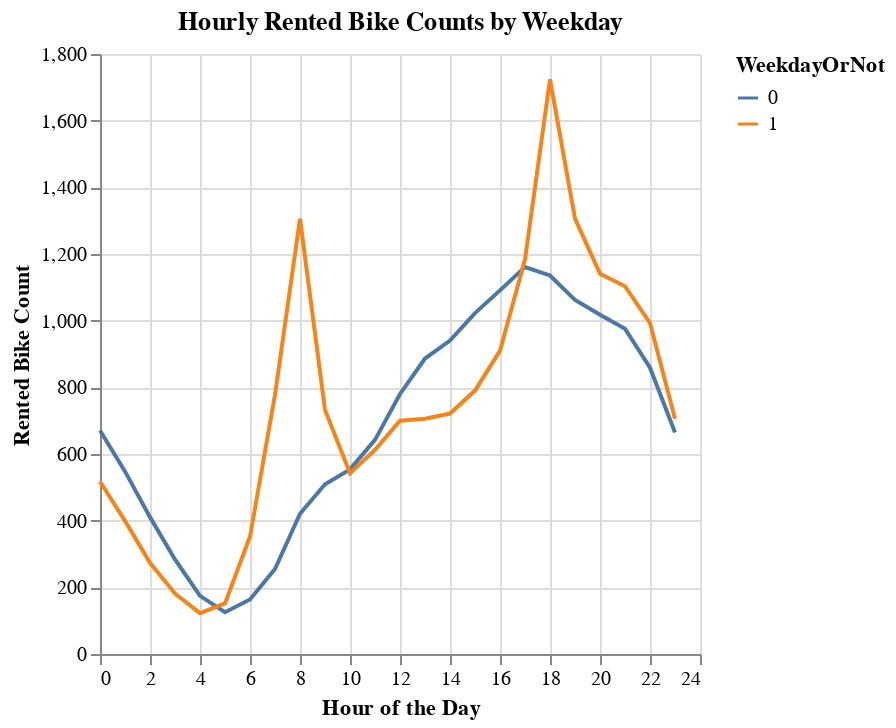

The code cell stored with this chart in its notebook:
### Code cell
FunctionBike = seoulBike[seoulBike["Functioning Day"] == "Yes"]
hours_bike = FunctionBike.groupby(["Hour","WeekdayOrNot"]).mean().reset_index()
hours_bike["WeekdayOrNot"] = hours_bike["WeekdayOrNot"].astype('category')
hours_bike.head()

hour_plot_work = alt.Chart(hours_bike).mark_line().encode(
    alt.X("Hour", title="Hour of the Day"),
    alt.Y("Rented Bike Count", title="Rented Bike Count"),
    color=alt.Color("WeekdayOrNot", legend=alt.Legend(title="WeekdayOrNot"), scale=alt.Scale(scheme='tableau10'))
).properties(
    title="Hourly Rented Bike Counts by Weekday"
)

hour_plot_work.display()

### Figure 1 — Vega specification as saved in the notebook (floating-point values rounded to 4 significant figures)
{"$schema": "https://vega.github.io/schema/vega/v5.json", "data": [{"name": "data-a2bbe73115e31e35d54aa77b17f08387"}, {"name": "data_0", "values": [{"Hour": 0, "WeekdayOrNot": 0, "Month": 6.495, "Weekday": 5.505, "Rented Bike Count": 670.5, "Temperature(°C)": 11.32, "Humidity(%)": 63.82, "Wind speed (m/s)": 1.463, "Visibility (10m)": 1415.0, "Dew point temperature(°C)": 4.309, "Solar Radiation (MJ/m2)": 0.0, "Rainfall(mm)": 0.006931, "Snowfall (cm)": 0.03465}, {"Hour": 0, "WeekdayOrNot": 1, "Month": 6.406, "Weekday": 2.0, "Rented Bike Count": 517.6, "Temperature(°C)": 11.09, "Humidity(%)": 65.2, "Wind speed (m/s)": 1.455, "Visibility (10m)": 1428.0, "Dew point temperature(°C)": 4.397, "Solar Radiation (MJ/m2)": 0.0, "Rainfall(mm)": 0.1327, "Snowfall (cm)": 0.0757}, {"Hour": 1, "WeekdayOrNot": 0, "Month": 6.495, "Weekday": 5.505, "Rented Bike Count": 547.8, "Temperature(°C)": 10.97, "Humidity(%)": 65.12, "Wind speed (m/s)": 1.262, "Visibility (10m)": 1379.0, "Dew point temperature(°C)": 4.294, "Solar Radiation (MJ/m2)": 0.0, "Rainfall(mm)": 0.006931, "Snowfall (cm)": 0.03762}, {"Hour": 1, "WeekdayOrNot": 1, "Month": 6.406, "Weekday": 2.0, "Rented Bike Count": 399.3, "Temperature(°C)": 10.73, "Humidity(%)": 66.31, "Wind speed (m/s)": 1.294, "Visibility (10m)": 1415.0, "Dew point temperature(°C)": 4.316, "Solar Radiation (MJ/m2)": 0.0, "Rainfall(mm)": 0.08367, "Snowfall (cm)": 0.09203}, {"Hour": 2, "WeekdayOrNot": 0, "Month": 6.495, "Weekday": 5.505, "Rented Bike Count": 410.6, "Temperature(°C)": 10.6, "Humidity(%)": 66.53, "Wind speed (m/s)": 1.272, "Visibility (10m)": 1336.0, "Dew point temperature(°C)": 4.246, "Solar Radiation (MJ/m2)": 0.0, "Rainfall(mm)": 0.005941, "Snowfall (cm)": 0.04356}, {"Hour": 2, "WeekdayOrNot": 1, "Month": 6.406, "Weekday": 2.0, "Rented Bike Count": 273.4, "Temperature(°C)": 10.42, "Humidity(%)": 67.29, "Wind speed (m/s)": 1.192, "Visibility (10m)": 1386.0, "Dew point temperature(°C)": 4.274, "Solar Radiation (MJ/m2)": 0.0, "Rainfall(mm)": 0.1327, "Snowfall (cm)": 0.09363}, {"Hour": 3, "WeekdayOrNot": 0, "Month": 6.495, "Weekday": 5.505, "Rented Bike Count": 283.7, "Temperature(°C)": 10.28, "Humidity(%)": 67.3, "Wind speed (m/s)": 1.148, "Visibility (10m)": 1316.0, "Dew point temperature(°C)": 4.1, "Solar Radiation (MJ/m2)": 0.0, "Rainfall(mm)": 0.03861, "Snowfall (cm)": 0.04356}, {"Hour": 3, "WeekdayOrNot": 1, "Month": 6.406, "Weekday": 2.0, "Rented Bike Count": 181.5, "Temperature(°C)": 10.13, "Humidity(%)": 68.14, "Wind speed (m/s)": 1.211, "Visibility (10m)": 1362.0, "Dew point temperature(°C)": 4.29, "Solar Radiation (MJ/m2)": 0.0, "Rainfall(mm)": 0.188, "Snowfall (cm)": 0.09402}, {"Hour": 4, "WeekdayOrNot": 0, "Month": 6.495, "Weekday": 5.505, "Rented Bike Count": 174.5, "Temperature(°C)": 10.0, "Humidity(%)": 68.18, "Wind speed (m/s)": 1.175, "Visibility (10m)": 1295.0, "Dew point temperature(°C)": 4.065, "Solar Radiation (MJ/m2)": 0.0, "Rainfall(mm)": 0.02772, "Snowfall (cm)": 0.04257}, {"Hour": 4, "WeekdayOrNot": 1, "Month": 6.406, "Weekday": 2.0, "Rented Bike Count": 122.6, "Temperature(°C)": 9.878, "Humidity(%)": 68.61, "Wind speed (m/s)": 1.237, "Visibility (10m)": 1351.0, "Dew point temperature(°C)": 4.18, "Solar Radiation (MJ/m2)": 0.0, "Rainfall(mm)": 0.2052, "Snowfall (cm)": 0.09402}, {"Hour": 5, "WeekdayOrNot": 0, "Month": 6.495, "Weekday": 5.505, "Rented Bike Count": 125.4, "Temperature(°C)": 9.751, "Humidity(%)": 68.61, "Wind speed (m/s)": 1.141, "Visibility (10m)": 1267.0, "Dew point temperature(°C)": 4.049, "Solar Radiation (MJ/m2)": 0.0, "Rainfall(mm)": 0.08515, "Snowfall (cm)": 0.0495}, {"Hour": 5, "WeekdayOrNot": 1, "Month": 6.406, "Weekday": 2.0, "Rented Bike Count": 151.8, "Temperature(°C)": 9.619, "Humidity(%)": 69.54, "Wind speed (m/s)": 1.133, "Visibility (10m)": 1361.0, "Dew point temperature(°C)": 4.172, "Solar Radiation (MJ/m2)": 0.0, "Rainfall(mm)": 0.06454, "Snowfall (cm)": 0.09402}, {"Hour": 6, "WeekdayOrNot": 0, "Month": 6.495, "Weekday": 5.505, "Rented Bike Count": 163.7, "Temperature(°C)": 9.507, "Humidity(%)": 70.17, "Wind speed (m/s)": 1.109, "Visibility (10m)": 1246.0, "Dew point temperature(°C)": 4.013, "Solar Radiation (MJ/m2)": 0.006535, "Rainfall(mm)": 0.1059, "Snowfall (cm)": 0.06931}, {"Hour": 6, "WeekdayOrNot": 1, "Month": 6.406, "Weekday": 2.0, "Rented Bike Count": 352.3, "Temperature(°C)": 9.427, "Humidity(%)": 69.83, "Wind speed (m/s)": 1.126, "Visibility (10m)": 1339.0, "Dew point temperature(°C)": 4.051, "Solar Radiation (MJ/m2)": 0.006574, "Rainfall(mm)": 0.1578, "Snowfall (cm)": 0.09602}, {"Hour": 7, "WeekdayOrNot": 0, "Month": 6.529, "Weekday": 5.5, "Rented Bike Count": 255.1, "Temperature(°C)": 9.562, "Humidity(%)": 69.22, "Wind speed (m/s)": 1.156, "Visibility (10m)": 1194.0, "Dew point temperature(°C)": 4.114, "Solar Radiation (MJ/m2)": 0.1004, "Rainfall(mm)": 0.1471, "Snowfall (cm)": 0.09412}, {"Hour": 7, "WeekdayOrNot": 1, "Month": 6.406, "Weekday": 2.0, "Rented Bike Count": 777.6, "Temperature(°C)": 9.467, "Humidity(%)": 68.89, "Wind speed (m/s)": 1.204, "Visibility (10m)": 1334.0, "Dew point temperature(°C)": 3.819, "Solar Radiation (MJ/m2)": 0.09327, "Rainfall(mm)": 0.1434, "Snowfall (cm)": 0.09681}, {"Hour": 8, "WeekdayOrNot": 0, "Month": 6.529, "Weekday": 5.5, "Rented Bike Count": 420.8, "Temperature(°C)": 10.18, "Humidity(%)": 66.62, "Wind speed (m/s)": 1.21, "Visibility (10m)": 1205.0, "Dew point temperature(°C)": 3.826, "Solar Radiation (MJ/m2)": 0.3759, "Rainfall(mm)": 0.1529, "Snowfall (cm)": 0.1235}, {"Hour": 8, "WeekdayOrNot": 1, "Month": 6.406, "Weekday": 2.0, "Rented Bike Count": 1306.0, "Temperature(°C)": 10.05, "Humidity(%)": 65.9, "Wind speed (m/s)": 1.312, "Visibility (10m)": 1359.0, "Dew point temperature(°C)": 3.597, "Solar Radiation (MJ/m2)": 0.3459, "Rainfall(mm)": 0.1737, "Snowfall (cm)": 0.09522}, {"Hour": 9, "WeekdayOrNot": 0, "Month": 6.529, "Weekday": 5.5, "Rented Bike Count": 509.3, "Temperature(°C)": 11.44, "Humidity(%)": 61.07, "Wind speed (m/s)": 1.483, "Visibility (10m)": 1236.0, "Dew point temperature(°C)": 3.56, "Solar Radiation (MJ/m2)": 0.8193, "Rainfall(mm)": 0.348, "Snowfall (cm)": 0.1578}, {"Hour": 9, "WeekdayOrNot": 1, "Month": 6.406, "Weekday": 2.0, "Rented Bike Count": 732.4, "Temperature(°C)": 11.19, "Humidity(%)": 60.11, "Wind speed (m/s)": 1.466, "Visibility (10m)": 1364.0, "Dew point temperature(°C)": 3.256, "Solar Radiation (MJ/m2)": 0.7427, "Rainfall(mm)": 0.2629, "Snowfall (cm)": 0.1016}, {"Hour": 10, "WeekdayOrNot": 0, "Month": 6.529, "Weekday": 5.5, "Rented Bike Count": 553.9, "Temperature(°C)": 12.95, "Humidity(%)": 56.07, "Wind speed (m/s)": 1.576, "Visibility (10m)": 1288.0, "Dew point temperature(°C)": 3.522, "Solar Radiation (MJ/m2)": 1.257, "Rainfall(mm)": 0.2333, "Snowfall (cm)": 0.1735}, {"Hour": 10, "WeekdayOrNot": 1, "Month": 6.406, "Weekday": 2.0, "Rented Bike Count": 542.5, "Temperature(°C)": 12.72, "Humidity(%)": 54.59, "Wind speed (m/s)": 1.705, "Visibility (10m)": 1406.0, "Dew point temperature(°C)": 3.186, "Solar Radiation (MJ/m2)": 1.206, "Rainfall(mm)": 0.1016, "Snowfall (cm)": 0.1008}, {"Hour": 11, "WeekdayOrNot": 0, "Month": 6.529, "Weekday": 5.5, "Rented Bike Count": 642.4, "Temperature(°C)": 14.41, "Humidity(%)": 51.4, "Wind speed (m/s)": 1.817, "Visibility (10m)": 1344.0, "Dew point temperature(°C)": 3.525, "Solar Radiation (MJ/m2)": 1.616, "Rainfall(mm)": 0.2892, "Snowfall (cm)": 0.1686}, {"Hour": 11, "WeekdayOrNot": 1, "Month": 6.406, "Weekday": 2.0, "Rented Bike Count": 612.7, "Temperature(°C)": 14.09, "Humidity(%)": 50.26, "Wind speed (m/s)": 1.954, "Visibility (10m)": 1457.0, "Dew point temperature(°C)": 3.158, "Solar Radiation (MJ/m2)": 1.566, "Rainfall(mm)": 0.1271, "Snowfall (cm)": 0.09402}, {"Hour": 12, "WeekdayOrNot": 0, "Month": 6.529, "Weekday": 5.5, "Rented Bike Count": 780.1, "Temperature(°C)": 15.6, "Humidity(%)": 47.57, "Wind speed (m/s)": 2.023, "Visibility (10m)": 1416.0, "Dew point temperature(°C)": 3.458, "Solar Radiation (MJ/m2)": 1.851, "Rainfall(mm)": 0.3078, "Snowfall (cm)": 0.1373}, {"Hour": 12, "WeekdayOrNot": 1, "Month": 6.406, "Weekday": 2.0, "Rented Bike Count": 700.1, "Temperature(°C)": 15.23, "Humidity(%)": 47.52, "Wind speed (m/s)": 2.119, "Visibility (10m)": 1495.0, "Dew point temperature(°C)": 3.293, "Solar Radiation (MJ/m2)": 1.799, "Rainfall(mm)": 0.1438, "Snowfall (cm)": 0.08526}, {"Hour": 13, "WeekdayOrNot": 0, "Month": 6.529, "Weekday": 5.5, "Rented Bike Count": 886.5, "Temperature(°C)": 16.45, "Humidity(%)": 44.54, "Wind speed (m/s)": 2.188, "Visibility (10m)": 1497.0, "Dew point temperature(°C)": 3.093, "Solar Radiation (MJ/m2)": 1.941, "Rainfall(mm)": 0.1029, "Snowfall (cm)": 0.1069}, {"Hour": 13, "WeekdayOrNot": 1, "Month": 6.406, "Weekday": 2.0, "Rented Bike Count": 706.0, "Temperature(°C)": 16.0, "Humidity(%)": 45.51, "Wind speed (m/s)": 2.3, "Visibility (10m)": 1489.0, "Dew point temperature(°C)": 3.297, "Solar Radiation (MJ/m2)": 1.864, "Rainfall(mm)": 0.2928, "Snowfall (cm)": 0.0749}, {"Hour": 14, "WeekdayOrNot": 0, "Month": 6.529, "Weekday": 5.5, "Rented Bike Count": 940.2, "Temperature(°C)": 17.03, "Humidity(%)": 43.07, "Wind speed (m/s)": 2.299, "Visibility (10m)": 1531.0, "Dew point temperature(°C)": 3.075, "Solar Radiation (MJ/m2)": 1.875, "Rainfall(mm)": 0.03725, "Snowfall (cm)": 0.07745}, {"Hour": 14, "WeekdayOrNot": 1, "Month": 6.406, "Weekday": 2.0, "Rented Bike Count": 721.4, "Temperature(°C)": 16.56, "Humidity(%)": 44.32, "Wind speed (m/s)": 2.388, "Visibility (10m)": 1503.0, "Dew point temperature(°C)": 3.337, "Solar Radiation (MJ/m2)": 1.749, "Rainfall(mm)": 0.08964, "Snowfall (cm)": 0.06335}, {"Hour": 15, "WeekdayOrNot": 0, "Month": 6.529, "Weekday": 5.5, "Rented Bike Count": 1023.0, "Temperature(°C)": 17.26, "Humidity(%)": 42.55, "Wind speed (m/s)": 2.484, "Visibility (10m)": 1553.0, "Dew point temperature(°C)": 3.125, "Solar Radiation (MJ/m2)": 1.618, "Rainfall(mm)": 0.1961, "Snowfall (cm)": 0.06078}, {"Hour": 15, "WeekdayOrNot": 1, "Month": 6.406, "Weekday": 2.0, "Rented Bike Count": 790.2, "Temperature(°C)": 16.78, "Humidity(%)": 44.1, "Wind speed (m/s)": 2.488, "Visibility (10m)": 1532.0, "Dew point temperature(°C)": 3.487, "Solar Radiation (MJ/m2)": 1.537, "Rainfall(mm)": 0.112, "Snowfall (cm)": 0.05179}, {"Hour": 16, "WeekdayOrNot": 0, "Month": 6.529, "Weekday": 5.5, "Rented Bike Count": 1091.0, "Temperature(°C)": 17.08, "Humidity(%)": 43.32, "Wind speed (m/s)": 2.463, "Visibility (10m)": 1581.0, "Dew point temperature(°C)": 3.199, "Solar Radiation (MJ/m2)": 1.224, "Rainfall(mm)": 0.02549, "Snowfall (cm)": 0.04804}, {"Hour": 16, "WeekdayOrNot": 1, "Month": 6.406, "Weekday": 2.0, "Rented Bike Count": 910.0, "Temperature(°C)": 16.64, "Humidity(%)": 45.3, "Wind speed (m/s)": 2.502, "Visibility (10m)": 1528.0, "Dew point temperature(°C)": 3.777, "Solar Radiation (MJ/m2)": 1.203, "Rainfall(mm)": 0.06733, "Snowfall (cm)": 0.04701}, {"Hour": 17, "WeekdayOrNot": 0, "Month": 6.529, "Weekday": 5.5, "Rented Bike Count": 1161.0, "Temperature(°C)": 16.45, "Humidity(%)": 45.94, "Wind speed (m/s)": 2.399, "Visibility (10m)": 1592.0, "Dew point temperature(°C)": 3.527, "Solar Radiation (MJ/m2)": 0.8221, "Rainfall(mm)": 0.06471, "Snowfall (cm)": 0.04216}, {"Hour": 17, "WeekdayOrNot": 1, "Month": 6.406, "Weekday": 2.0, "Rented Bike Count": 1184.0, "Temperature(°C)": 16.01, "Humidity(%)": 48.15, "Wind speed (m/s)": 2.475, "Visibility (10m)": 1536.0, "Dew point temperature(°C)": 4.156, "Solar Radiation (MJ/m2)": 0.7862, "Rainfall(mm)": 0.1474, "Snowfall (cm)": 0.0506}, {"Hour": 18, "WeekdayOrNot": 0, "Month": 6.529, "Weekday": 5.5, "Rented Bike Count": 1136.0, "Temperature(°C)": 15.52, "Humidity(%)": 49.43, "Wind speed (m/s)": 2.204, "Visibility (10m)": 1598.0, "Dew point temperature(°C)": 3.885, "Solar Radiation (MJ/m2)": 0.4106, "Rainfall(mm)": 0.0902, "Snowfall (cm)": 0.03824}, {"Hour": 18, "WeekdayOrNot": 1, "Month": 6.406, "Weekday": 2.0, "Rented Bike Count": 1724.0, "Temperature(°C)": 15.06, "Humidity(%)": 51.45, "Wind speed (m/s)": 2.258, "Visibility (10m)": 1549.0, "Dew point temperature(°C)": 4.364, "Solar Radiation (MJ/m2)": 0.3905, "Rainfall(mm)": 0.3474, "Snowfall (cm)": 0.05976}, {"Hour": 19, "WeekdayOrNot": 0, "Month": 6.529, "Weekday": 5.5, "Rented Bike Count": 1062.0, "Temperature(°C)": 14.43, "Humidity(%)": 53.63, "Wind speed (m/s)": 2.052, "Visibility (10m)": 1566.0, "Dew point temperature(°C)": 4.309, "Solar Radiation (MJ/m2)": 0.133, "Rainfall(mm)": 0.1373, "Snowfall (cm)": 0.03627}, {"Hour": 19, "WeekdayOrNot": 1, "Month": 6.406, "Weekday": 2.0, "Rented Bike Count": 1306.0, "Temperature(°C)": 14.08, "Humidity(%)": 55.07, "Wind speed (m/s)": 2.086, "Visibility (10m)": 1549.0, "Dew point temperature(°C)": 4.517, "Solar Radiation (MJ/m2)": 0.1331, "Rainfall(mm)": 0.1056, "Snowfall (cm)": 0.06853}, {"Hour": 20, "WeekdayOrNot": 0, "Month": 6.529, "Weekday": 5.5, "Rented Bike Count": 1017.0, "Temperature(°C)": 13.49, "Humidity(%)": 56.77, "Wind speed (m/s)": 1.891, "Visibility (10m)": 1531.0, "Dew point temperature(°C)": 4.402, "Solar Radiation (MJ/m2)": 0.01441, "Rainfall(mm)": 0.1265, "Snowfall (cm)": 0.03627}, {"Hour": 20, "WeekdayOrNot": 1, "Month": 6.406, "Weekday": 2.0, "Rented Bike Count": 1141.0, "Temperature(°C)": 13.2, "Humidity(%)": 57.96, "Wind speed (m/s)": 1.957, "Visibility (10m)": 1524.0, "Dew point temperature(°C)": 4.582, "Solar Radiation (MJ/m2)": 0.01382, "Rainfall(mm)": 0.3171, "Snowfall (cm)": 0.07251}, {"Hour": 21, "WeekdayOrNot": 0, "Month": 6.529, "Weekday": 5.5, "Rented Bike Count": 975.9, "Temperature(°C)": 12.83, "Humidity(%)": 59.07, "Wind speed (m/s)": 1.644, "Visibility (10m)": 1502.0, "Dew point temperature(°C)": 4.43, "Solar Radiation (MJ/m2)": 0.0, "Rainfall(mm)": 0.08627, "Snowfall (cm)": 0.03529}, {"Hour": 21, "WeekdayOrNot": 1, "Month": 6.406, "Weekday": 2.0, "Rented Bike Count": 1103.0, "Temperature(°C)": 12.57, "Humidity(%)": 60.45, "Wind speed (m/s)": 1.794, "Visibility (10m)": 1493.0, "Dew point temperature(°C)": 4.649, "Solar Radiation (MJ/m2)": 0.0, "Rainfall(mm)": 0.3219, "Snowfall (cm)": 0.07291}, {"Hour": 22, "WeekdayOrNot": 0, "Month": 6.529, "Weekday": 5.5, "Rented Bike Count": 858.7, "Temperature(°C)": 12.32, "Humidity(%)": 61.03, "Wind speed (m/s)": 1.532, "Visibility (10m)": 1491.0, "Dew point temperature(°C)": 4.492, "Solar Radiation (MJ/m2)": 0.0, "Rainfall(mm)": 0.101, "Snowfall (cm)": 0.03529}, {"Hour": 22, "WeekdayOrNot": 1, "Month": 6.406, "Weekday": 2.0, "Rented Bike Count": 993.0, "Temperature(°C)": 12.02, "Humidity(%)": 62.29, "Wind speed (m/s)": 1.62, "Visibility (10m)": 1466.0, "Dew point temperature(°C)": 4.624, "Solar Radiation (MJ/m2)": 0.0, "Rainfall(mm)": 0.07769, "Snowfall (cm)": 0.07251}, {"Hour": 23, "WeekdayOrNot": 0, "Month": 6.529, "Weekday": 5.5, "Rented Bike Count": 664.8, "Temperature(°C)": 11.86, "Humidity(%)": 62.82, "Wind speed (m/s)": 1.467, "Visibility (10m)": 1442.0, "Dew point temperature(°C)": 4.529, "Solar Radiation (MJ/m2)": 0.0, "Rainfall(mm)": 0.09314, "Snowfall (cm)": 0.03333}, {"Hour": 23, "WeekdayOrNot": 1, "Month": 6.406, "Weekday": 2.0, "Rented Bike Count": 705.8, "Temperature(°C)": 11.55, "Humidity(%)": 63.74, "Wind speed (m/s)": 1.524, "Visibility (10m)": 1427.0, "Dew point temperature(°C)": 4.529, "Solar Radiation (MJ/m2)": 0.0, "Rainfall(mm)": 0.08964, "Snowfall (cm)": 0.07291}]}, {"name": "data_0_x_domain_Hour", "values": [{"min": 0, "max": 23}]}, {"name": "data_0_y_domain_Rented Bike Count", "values": [{"min": 122.6, "max": 1724.0}]}, {"name": "data_0_color_domain_WeekdayOrNot", "values": [{"WeekdayOrNot": 0}, {"WeekdayOrNot": 1}]}], "marks": [{"type": "group", "name": "pathgroup", "from": {"facet": {"data": "data_0", "name": "faceted_path_main", "groupby": ["WeekdayOrNot"]}}, "encode": {"update": {"width": {"field": {"signal": null, "datum": null, "group": "width", "parent": null}}, "height": {"field": {"signal": null, "datum": null, "group": "height", "parent": null}}}}, "marks": [{"type": "line", "name": "marks", "from": {"data": "faceted_path_main"}, "sort": {"field": "datum[\"Hour\"]"}, "encode": {"update": {"defined": {"signal": "isValid(datum[\"Hour\"]) && isFinite(+datum[\"Hour\"]) && isValid(datum[\"Rented Bike Count\"]) && isFinite(+datum[\"Rented Bike Count\"])"}, "x": {"field": "Hour", "scale": "x"}, "description": {"signal": "\"Hour of the Day: \" + (format(datum[\"Hour\"], \"\")) + \"; Rented Bike Count: \" + (format(datum[\"Rented Bike Count\"], \"\")) + \"; WeekdayOrNot: \" + (isValid(datum[\"WeekdayOrNot\"]) ? datum[\"WeekdayOrNot\"] : \"\"+datum[\"WeekdayOrNot\"])"}, "y": {"field": "Rented Bike Count", "scale": "y"}, "stroke": {"field": "WeekdayOrNot", "scale": "color"}}}, "style": ["line"]}]}], "scales": [{"name": "x", "type": "linear", "domain": [{"signal": "(data(\"data_0_x_domain_Hour\")[0] || {}).min"}, {"signal": "(data(\"data_0_x_domain_Hour\")[0] || {}).max"}], "range": [0, {"signal": "width"}], "nice": true, "zero": false}, {"name": "y", "type": "linear", "domain": [{"signal": "(data(\"data_0_y_domain_Rented Bike Count\")[0] || {}).min"}, {"signal": "(data(\"data_0_y_domain_Rented Bike Count\")[0] || {}).max"}], "range": [{"signal": "height"}, 0], "nice": true, "zero": true}, {"name": "color", "type": "ordinal", "domain": {"data": "data_0_color_domain_WeekdayOrNot", "field": "WeekdayOrNot", "sort": true}, "range": {"scheme": "tableau10"}}], "axes": [{"scale": "x", "domain": false, "gridScale": "y", "maxExtent": 0, "tickCount": {"signal": "ceil(width/40)"}, "aria": false, "minExtent": 0, "labels": false, "grid": true, "orient": "bottom", "zindex": 0, "ticks": false}, {"scale": "y", "zindex": 0, "grid": true, "aria": false, "minExtent": 0, "labels": false, "tickCount": {"signal": "ceil(height/40)"}, "gridScale": "x", "orient": "left", "domain": false, "maxExtent": 0, "ticks": false}, {"scale": "x", "title": "Hour of the Day", "labelFlush": true, "orient": "bottom", "labelOverlap": true, "grid": false, "tickCount": {"signal": "ceil(width/40)"}, "zindex": 0}, {"scale": "y", "zindex": 0, "tickCount": {"signal": "ceil(height/40)"}, "orient": "left", "grid": false, "labelOverlap": true, "title": "Rented Bike Count"}], "title": {"text": "Hourly Rented Bike Counts by Weekday", "frame": "group"}, "padding": 5, "width": 300, "style": "cell", "background": "white", "legends": [{"title": "WeekdayOrNot", "stroke": "color", "symbolType": "stroke"}], "height": 300}
